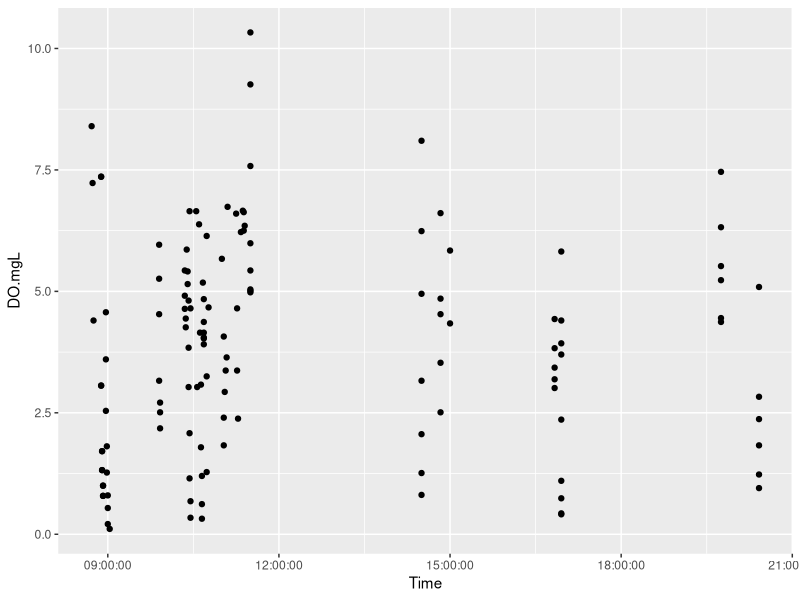
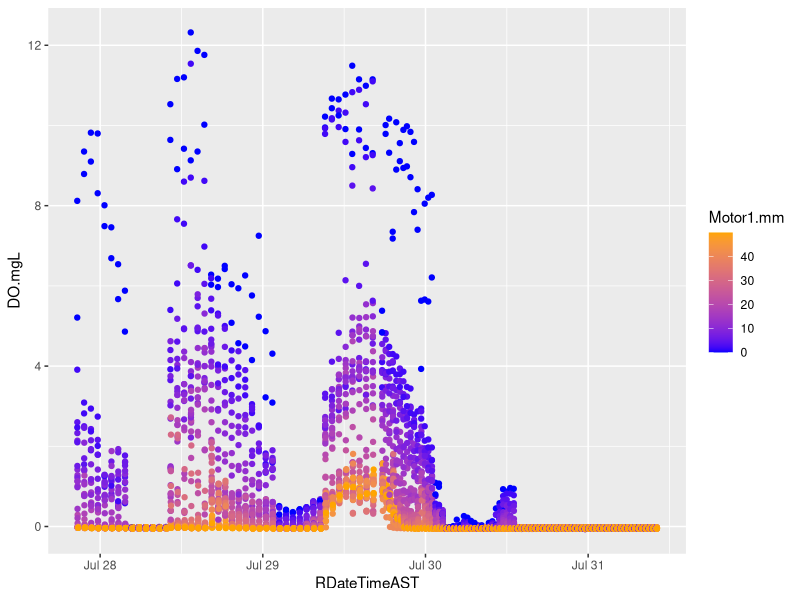
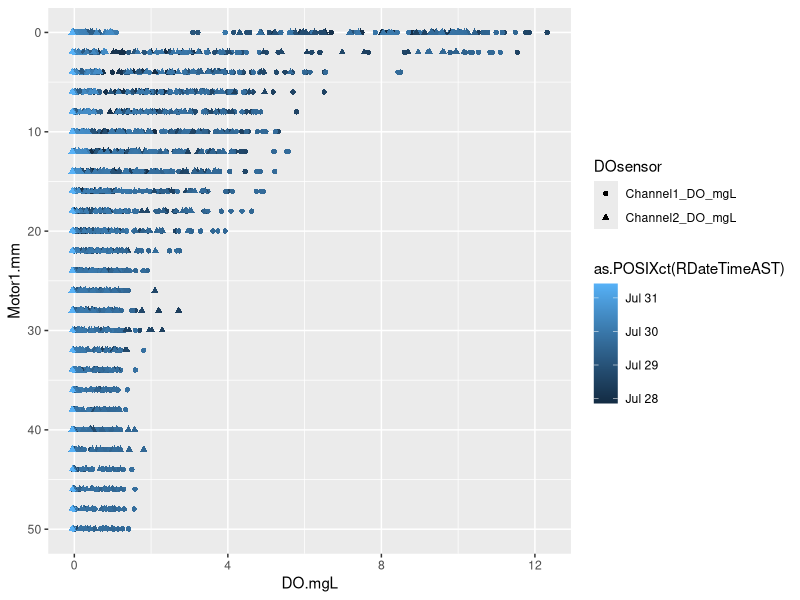
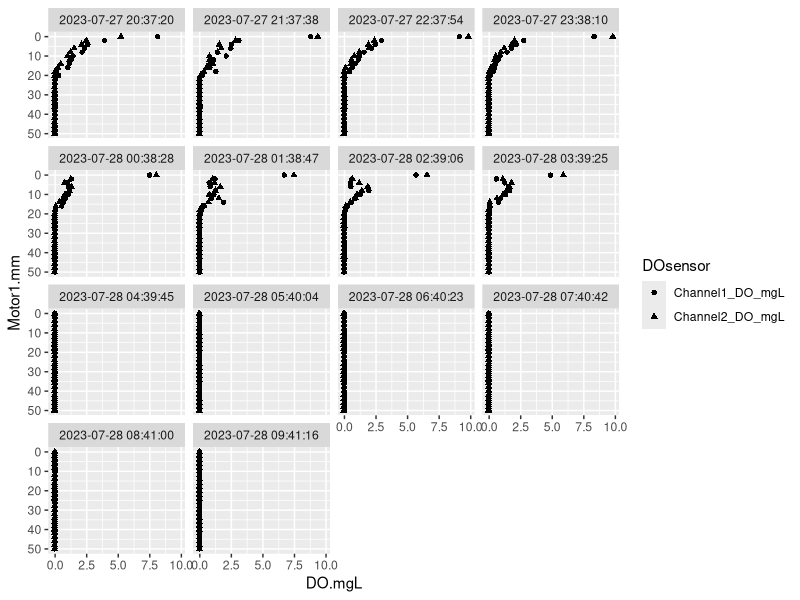
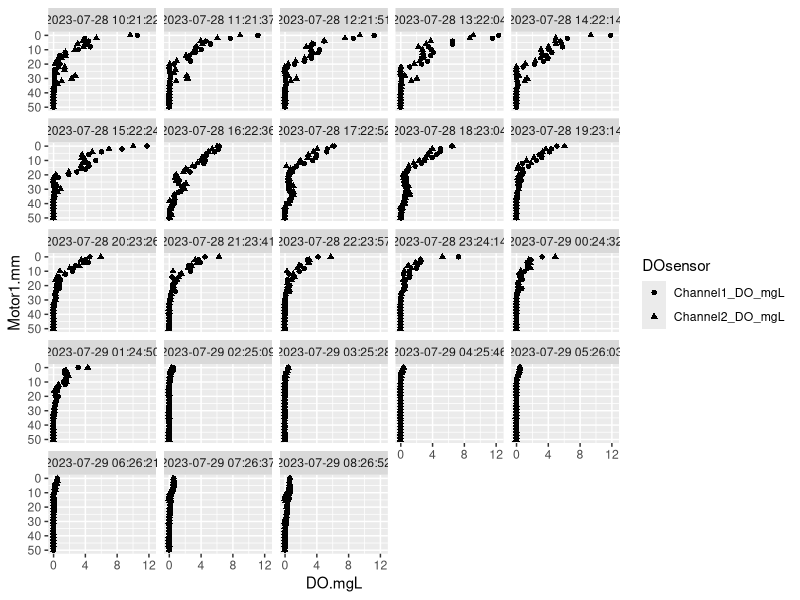
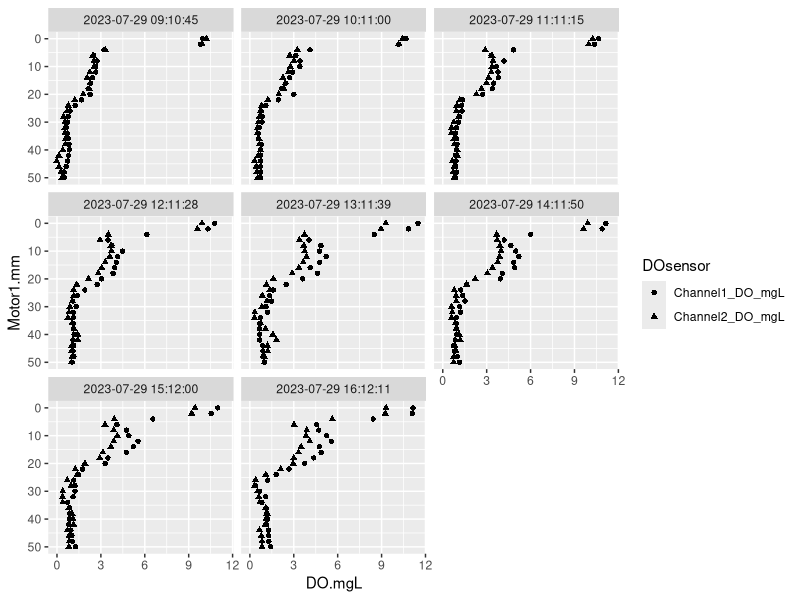
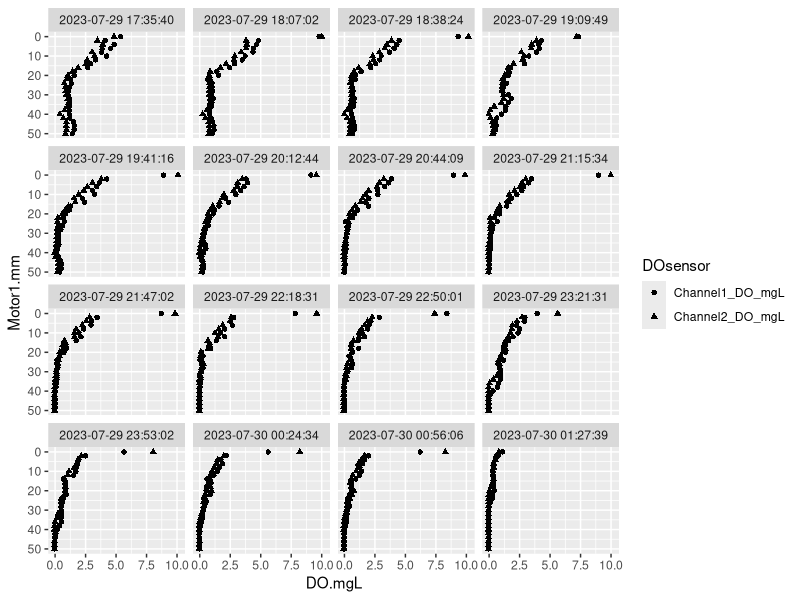
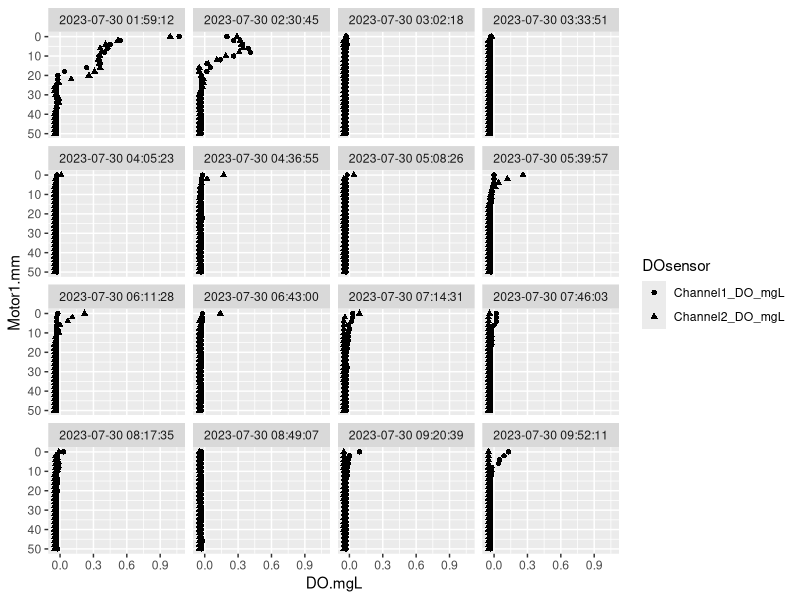

The R source for these figures, in order:
## ---- chunk 1
library(stringr)
library(ggplot2)
library(dplyr)
library(lubridate)
library(tidyr) 
library(hms)
## ---- chunk 2
#Each Raw data file corresponds to one sequence programmed and run
rawDO1<-read.table("Data/Microelectrode profile data/28072023002440_TFS_PhIr_5cmdepth_2mm_365/28072023002440_data.txt", sep="\t", header = TRUE)
rawDO2<-read.table("Data/Microelectrode profile data/28072023003700_TFS_PhIr_5cm_1hr_diurnal_368/28072023003700_data.txt", sep="\t", header = TRUE)
rawDO3<-read.table("Data/Microelectrode profile data/28072023142101_TFS_PhIr_5cm_1hr_diurnal_370/28072023142101_data.txt", sep="\t", header = TRUE)
rawDO4<-read.table("Data/Microelectrode profile data/29072023131024_TFS_PhIr_5cm_1hr_diurnal_371/29072023131024_data.txt", sep="\t", header = TRUE)
rawDO5<-read.table("Data/Microelectrode profile data/29072023213519_TFS_PhIr_5cm_30min_2d_374/29072023213519_data.txt", sep="\t", header = TRUE)

#Adding the file name for each set of raw data in the "file" column
rawDO1$file<-"28072023002440_data.txt"
rawDO2$file<-"28072023003700_data.txt"
rawDO3$file<-"28072023142101_data.txt"
rawDO4$file<-"29072023131024_data.txt"
rawDO5$file<-"29072023213519_data.txt"

#Adding the program name corresponding to each sequence run in the "program" column
rawDO1$program<-"28072023002440_TFS_PhIr_5cmdepth_2mm_365"
rawDO2$program<-"28072023003700_TFS_PhIr_5cm_1hr_diurnal_368"
rawDO3$program<-"28072023142101_TFS_PhIr_5cm_1hr_diurnal_370"
rawDO4$program<-"29072023131024_TFS_PhIr_5cm_1hr_diurnal_371"
rawDO5$program<-"29072023213519_TFS_PhIr_5cm_30min_2d_374"

#merging the five raw data files together using rbind into a new data frame called microDOraw
microDOraw<-rbind(rawDO1, rawDO2)
microDOraw<-rbind(microDOraw, rawDO3)
microDOraw<-rbind(microDOraw, rawDO4)
microDOraw<-rbind(microDOraw, rawDO5)

#Keeping only relevant columns
microDOraw<-microDOraw %>%
  select(Time, Channel.1..mV., Channel.2..mV., Channel.1_cal..µmol.L., Channel.2_cal..µmol.L., Motor.1..mm., Motor.2..mm., GroupId, file, program)

#renaming columns to get rid of annoying extra punctuations
names(microDOraw)[names(microDOraw)=="Channel.1..mV."]<-"Channel1_mV"
names(microDOraw)[names(microDOraw)=="Channel.2..mV."]<-"Channel2_mV"
names(microDOraw)[names(microDOraw)=="Channel.1_cal..µmol.L."]<-"Channel1_DO_mgL"
names(microDOraw)[names(microDOraw)=="Channel.2_cal..µmol.L."]<-"Channel2_DO_mgL"
names(microDOraw)[names(microDOraw)=="Motor.1..mm."]<-"Motor1.mm"
names(microDOraw)[names(microDOraw)=="Motor.2..mm."]<-"Motor2.mm"

#the Time column contains date and time. Code below splits into a Date and Time column. new column with only time is named Time2
microDOraw[c("Date", "Time2")]<-str_split_fixed(microDOraw$Time, " ", 2)

#telling R to format the date as a date in a new column called RDate
microDOraw$RDate<-as.POSIXct(microDOraw$Date, format="%d%m%Y")

#telling R to format original Time column as a date time in eastern daylight time in new column called RDateTimeEDT
microDOraw$RDateTimeEDT<-as.POSIXct(microDOraw$Time, format="%d%m%Y %H%M%S")

#Converting time to AlaskaTime in new column called RDateTimeAST
microDOraw$RDateTimeAST<-as.POSIXct(microDOraw$RDateTimeEDT-hours(4))

#gathering data from the 2 DO sensors into a a single column, creating a new data frame called micro DO to use for most data processing and analysis from here on out.
microDO<-microDOraw %>%
  #selecting only the relevant columns
  select(Time, Channel1_DO_mgL, Channel2_DO_mgL, Motor1.mm, Motor2.mm, program, RDateTimeEDT, RDateTimeAST) %>%
  #gathering the 2 DO sensors into a single column
  gather(key="DOsensor", value="DO.mgL", Channel1_DO_mgL:Channel2_DO_mgL)

###Omitting data from first program from data being used
microDO<-microDO%>%
  filter(program!="28072023002440_TFS_PhIr_5cmdepth_2mm_365")

###Giving each profile a unique name
#Each profile in all four of the programs has 26 points, which makes things easier
#https://stackoverflow.com/questions/32078578/how-to-group-by-every-7-rows-and-aggregate-those-7-values-by-median
#theData$seven_day_index <- c(0, rep(1:(nrow(theData)-1)%/%7))

microDO$ProfIndex <- c(0, rep(1:(nrow(microDO)-1)%/%26) )
#I don't know how this works but it does!

##Name each profile with the date and time stamp of the first data point
#https://stackoverflow.com/questions/69375473/r-how-to-replace-all-rows-in-a-group-with-a-value-from-first-row-in-a-df
#First() function in dplyr gets the first value in each, then adding in the sensor name
microDO<-microDO %>%
  group_by(ProfIndex) %>%
  mutate(ProfileID = paste(first(Time), DOsensor))

#also make one with just time time for co-graphing profiles taken at the same time
microDO<-microDO %>%
  group_by(ProfIndex) %>%
  mutate(ProfileIDTime = first(Time) )

#and make a new column that is the start Date Time
microDO<-microDO %>%
  group_by(ProfIndex) %>%
  mutate(ProfileStart = first(as.POSIXct(RDateTimeAST)) )

#making a new column with just the Time of start Date Time
microDO$RProfileStartTime<-as_hms(microDO$ProfileStart)

#making a column of just times using the as_hms() function in the hms package
microDO$RTime<-as_hms(microDO$RDateTimeAST)
#making a column of just date for faceting by date in graphs
microDO$RDate<-as_date(microDO$RDateTimeAST)

#Make a column that's the hour w/o minutes and seconds that a profile was taken, which will help with graphing later
#Found example here: https://stackoverflow.com/questions/16444242/rounding-times-to-the-nearest-hour-in-r
#floor_date() from lubridate package takes a date-time object and rounds it down to the nearest boundary of the specified time unit.
microDO$RHour<-as.numeric(format(floor_date(microDO$RDateTimeAST, unit="hours"), format="%H"))

##Making a column that's date as a factor for graphing later

microDO$Date<-as.factor(microDO$RDate)
## ---- chunk 3
#Reading in Dissolved oxygen concentrations measured with hand-held Presens FibOx cable
FiboxDOraw<-read.csv("Data/PhIr2023_DissolvedOxygenMeasurements.csv")

#Removing ghost rows by omitting anything with DO is na becuase every row should have a DO value
FiboxDOraw<-FiboxDOraw %>%
  filter(!is.na(DO.mgL))

#where were these data collected? location coordinates are in FiboxDOLoc.csv
##Added coordinates manually to FiboxDOLoc.csv.  Coordinates in FiboxDOLoc.csv are approximate. For more specific locations, see hand-drawn maps in field notes, which are also annotated in 2023July_DOCampaign_Notes.pptx . More accurate coordinates could be determined using the 2021 RTK coordinates, high-resolution georeferenced aerial imagery than what’s available on Google Earth, and field notes maps.

##Getting Dates & Times in order
#Making a DateTime field 
FiboxDOraw$RDate<-as.POSIXct(FiboxDOraw$Date, format="%d-%b-%y")
#Pasting Date and Time together to make a DateTime column
FiboxDOraw$DateTime<-paste(FiboxDOraw$RDate, FiboxDOraw$Time)
#telling R that it's a Date Tiem using as.POSIXct
FiboxDOraw$RDateTime<- as.POSIXct (FiboxDOraw$DateTime, format="%Y-%m-%d %H:%M")

#omitting data point from July 31 with unclear depth note in field notes (under depth says "multiplex..." for some reason)

FiboxDO<-FiboxDOraw %>%
  filter(!is.na(as.numeric(Depth.cm)))

##Telling R which ones should be numeric that aren't
FiboxDO$Depth.cm<-as.numeric(FiboxDO$Depth.cm)
FiboxDO$Temp.degC<-as.numeric(FiboxDO$Temp.degC)

##Making an Area Site column
FiboxDO$AreaSite<-paste(FiboxDO$Area,FiboxDO$Site)

##make a column with only time of day
# starting with this as a resource 
##https://r4ds.hadley.nz/datetimes.html
##the above website says: "In this chapter we are going to focus on dates and date-times as R doesn’t have a native class for storing times. If you need one, you can use the hms package."
##So, using the hms package: https://hms.tidyverse.org/

FiboxDO$Time<-as_hms(FiboxDO$RDateTime)
#Testing to see if it worked and how it graphs
ggplot(FiboxDO, aes(x=Time, y=DO.mgL))+
  geom_point()
#Looks like it worked! yay.
## ---- chunk 4
##Summarizing DO in top 10 cm of surface water
FiboxDO.surf<-FiboxDO %>%
  filter(Depth.cm < 10) 
summary(FiboxDO.surf)
## ---- chunk 5
#all of the data except the first program
microDO %>%
  filter(program!= "28072023002440_TFS_PhIr_5cmdepth_2mm_365" ) %>%
ggplot( aes(x=RDateTimeAST, y=DO.mgL, color=Motor1.mm) ) +
  geom_point()+
  scale_color_gradient(low="blue", high="orange")

## ---- chunk 6
ggplot(microDO, aes(x=DO.mgL, y=Motor1.mm, color=as.POSIXct(RDateTimeAST), shape=DOsensor))+
  geom_point()+
  scale_y_reverse()
## ---- chunk 7
microDO%>%
  filter(program=="28072023003700_TFS_PhIr_5cm_1hr_diurnal_368") %>%
  ggplot(aes(x=DO.mgL, y=Motor1.mm, shape=DOsensor))+
  geom_point()+
  scale_y_reverse()+
  facet_wrap(~ProfileStart)
## ---- chunk 8
microDO%>%
  filter(program=="28072023142101_TFS_PhIr_5cm_1hr_diurnal_370") %>%
  ggplot(aes(x=DO.mgL, y=Motor1.mm, shape=DOsensor))+
  geom_point()+
  scale_y_reverse()+
  facet_wrap(~ProfileStart)
## ---- chunk 9
microDO%>%
  filter(program=="29072023131024_TFS_PhIr_5cm_1hr_diurnal_371") %>%
  ggplot(aes(x=DO.mgL, y=Motor1.mm, shape=DOsensor))+
  geom_point()+
  scale_y_reverse()+
  facet_wrap(~ProfileStart)
## ---- chunk 10
##getting a list of all the profile start date times
microDO4<-microDO%>%
  filter(program== "29072023213519_TFS_PhIr_5cm_30min_2d_374")
unique(microDO4$ProfileStart)
length(unique(microDO4$ProfileStart))

#plotting profiles in groups of 16

microDO%>%
  filter(program== "29072023213519_TFS_PhIr_5cm_30min_2d_374") %>%
  filter(RDateTimeAST<as.POSIXct("2023-07-30 01:50")) %>%
  ggplot(aes(x=DO.mgL, y=Motor1.mm, shape=DOsensor))+
  geom_point()+
  scale_y_reverse()+
  facet_wrap(~ProfileStart)

microDO%>%
  filter(program== "29072023213519_TFS_PhIr_5cm_30min_2d_374") %>%
  filter(RDateTimeAST>as.POSIXct("2023-07-30 01:50") & RDateTimeAST<as.POSIXct("2023-07-30 10:20" )) %>%
  ggplot(aes(x=DO.mgL, y=Motor1.mm, shape=DOsensor))+
  geom_point()+
  scale_y_reverse()+
  facet_wrap(~ProfileStart)

microDO%>%
  filter(program== "29072023213519_TFS_PhIr_5cm_30min_2d_374") %>%
  filter(RDateTimeAST>as.POSIXct("2023-07-30 10:20") & RDateTimeAST<as.POSIXct("2023-07-30 18:40" )) %>%
  ggplot(aes(x=DO.mgL, y=Motor1.mm, shape=DOsensor))+
  geom_point()+
  scale_y_reverse()+
  facet_wrap(~ProfileStart)

##Looks like the motor goofed after the 2023-7-30 13:01 profiles 

microDO%>%
  filter(program== "29072023213519_TFS_PhIr_5cm_30min_2d_374") %>%
  filter(RDateTimeAST>as.POSIXct("2023-07-30 18:40") & RDateTimeAST<as.POSIXct("2023-07-31 3:10" )) %>%
  ggplot(aes(x=DO.mgL, y=Motor1.mm, shape=DOsensor))+
  geom_point()+
  scale_y_reverse()+
  facet_wrap(~ProfileStart)

microDO%>%
  filter(program== "29072023213519_TFS_PhIr_5cm_30min_2d_374") %>%
  filter(RDateTimeAST>as.POSIXct("2023-07-31 3:10")) %>%
  ggplot(aes(x=DO.mgL, y=Motor1.mm, shape=DOsensor))+
  geom_point()+
  scale_y_reverse()+
  facet_wrap(~ProfileStart)



## ---- chunk 11
ggplot(microDO, aes(x=DO.mgL, y=Motor1.mm, color=as.numeric(RProfileStartTime), shape=DOsensor))+
  geom_point()+
  scale_y_reverse()+
  facet_wrap(~RDate)
## ---- chunk 12
microDO %>%
  filter(RDate==as.POSIXct("2023-07-29"))%>%
  ggplot(aes(x=DO.mgL, y=Motor1.mm))+
  geom_point()+
  scale_y_reverse() +
  facet_wrap(~RProfileStartTime)

##Next step: make a column rounding to the start hour so I can make a grid of day by time. Later, chnage the label of each plot to the actual start time.


ggplot(microDO, aes(x=DO.mgL, y=Motor1.mm))+
  geom_point(size=0.1)+
  scale_y_reverse() +
  facet_grid(rows=vars(RDate), cols=vars(RHour))+
  theme_light()+
  theme(text=element_text(size=8))+
 labs(x="DO (mg/L)", y= "Depth (mm)")
ggsave("Figures/AllDOProfiles.png", width=10, height=3, units="in")
## ---- chunk 13

##Loooking at all the profiles from July 29, 2023
microDO %>%
  filter(RDate==as.POSIXct("2023-07-29"))%>%
  ggplot(aes(x=DO.mgL, y=Motor1.mm))+
  geom_point()+
  scale_y_reverse() +
  facet_wrap(~ProfIndex)
##Proflie number 44 looks cool
##Let's try to figure out how to draw teh graph we want with just that one

microDO_Prof44 <- microDO %>%
  filter(ProfIndex==44)
summary(microDO_Prof44)

ggplot(microDO_Prof44, aes(x=DO.mgL, y=Motor1.mm))+
  geom_point()+
    scale_y_reverse()+
geom_line()

#Geom_line() connects by order of x axis

ggplot(microDO_Prof44, aes(x=DO.mgL, y=Motor1.mm))+
  geom_point()+
    scale_y_reverse()+
    geom_path()
#geom_path connects by order of the data

#OK geom_path is what I want
## ---- chunk 14
#this is a helpful resource for the color I chose and other ggplot things: https://ggplot2-book.org/scales-colour#sec-colour-continuous
#another helpful resource: https://www.datanovia.com/en/blog/ggplot-legend-title-position-and-labels/#change-legend-title

ggplot(microDO, aes(x=DO.mgL, y=Motor1.mm, color=as.numeric(RProfileStartTime),group=ProfIndex))+
  theme_light()+
  geom_point(size=0.1)+
    scale_color_viridis_c(limits=c(0,86400),
                          breaks=c(0,21600, 43200,64800,86400),
                    labels=c("Midnight","06:00","Noon","18:00","Midnight"))+
    #making sure the color is full 24 hours, there are 86400 seconds in 24 hours
  geom_path()+
  scale_y_reverse()+
  theme(text=element_text(size=10),
        legend.position = c(0.9,0.1),
        legend.justification = c(1,0))+
 labs(x="DO (mg/L)", y= "Depth (mm)", color="Time")+
     theme(text=element_text(size=15))
ggsave("Figures/MicroDOByTime.png", width=5, height=6)

## ---- chunk 15
ggplot(microDO, aes(x=DO.mgL, y=Motor1.mm, color=as.numeric(RProfileStartTime),group=ProfIndex))+
  theme_light()+
  geom_point(size=0.1)+
    scale_color_viridis_c(limits=c(0,86400),
                          breaks=c(0,21600, 43200,64800,86400),
                    labels=c("Midnight","06:00","Noon","18:00","Midnight"))+
    #making sure the color is full 24 hours, there are 86400 seconds in 24 hours
  geom_path()+
  scale_y_reverse()+
  theme(text=element_text(size=10),
        legend.position = c(1,0),
        legend.justification = c(1,0))+
 labs(x="DO (mg/L)", y= "Depth (mm)", color="Time")+
     theme(text=element_text(size=15))+
  facet_grid(~Date)
ggsave("Figures/MicroDOByTimeDateFacet.png", width=9, height=6)

## ---- chunk 16
ggplot(FiboxDO, aes(x=DO.mgL, y=Depth.cm, color=RDateTime, shape=AreaSite))+
  geom_point()+
   theme_light()+
  scale_y_reverse()+
   theme(text=element_text(size=15))+
  scale_shape_discrete(name="Non-Acidic Site", labels = c("Hydric", "Mesic"))+
 labs(x="Dissolved Oxygen (mg/L)", y= "Depth (cm)", color="Date Time")
ggsave("Figures/PresenseDO.Date.Site.png", width=6, height = 4)
## ---- chunk 17
ggplot(FiboxDO, aes(x=DO.mgL, y=Depth.cm, shape=AreaSite))+
  geom_point()+
   theme_light()+
  scale_y_reverse()+
   theme(text=element_text(size=15))+
  scale_shape_discrete(name="Non-Acidic Site", labels = c("Hydric", "Mesic"))+
 labs(x="Dissolved Oxygen (mg/L)", y= "Depth (cm)")
ggsave("Figures/PresenseDO.Site.png", width=6, height = 4)
## ---- chunk 18
ggplot(FiboxDO, aes(x=DO.mgL, y=Depth.cm))+
  geom_point()+
   theme_light()+
  scale_y_reverse()+
   theme(text=element_text(size=15))+
 labs(x="Dissolved Oxygen (mg/L)", y= "Depth (cm)")
ggsave("Figures/PresenseDO.png", width=5, height = 4)
## ---- chunk 19
ggplot(FiboxDO, aes(x=DO.mgL, y=Depth.cm))+
  geom_point()+
  theme(legend.position = "bottom", panel.grid.major = element_blank(), panel.grid.minor = element_blank(),panel.background = element_blank(), panel.border = element_rect(color="gray",size=0.25, fill = NA), axis.title = element_text(size = 16), axis.text = element_text(size = 16))+
  scale_y_reverse()+
 labs(x="Dissolved Oxygen (mg/L)", y= "Depth (cm)")
ggsave("Figures/RooneyeaPresenseDO.png", width=3.25, height = 4.5)
## ---- chunk 20
ggplot(FiboxDO, aes(x=DO.mgL, y=Depth.cm, shape=AreaSite))+
  geom_point()+
    scale_y_reverse()+
  theme(panel.grid.major = element_blank(), panel.grid.minor = element_blank(),panel.background = element_blank(), panel.border = element_rect(color="gray",size=0.25, fill = NA), axis.title = element_text(size = 16), axis.text = element_text(size = 16),
         legend.position = c(0.9,0.1),
        legend.justification = c(1,0)
        )+
  scale_shape_discrete(name="Non-Acidic Site", labels = c("Hydric", "Mesic"))+
 labs(x="Dissolved Oxygen (mg/L)", y= "Depth (cm)")
ggsave("Figures/RooneyeaPresenseDO.Site.png", width=3.25, height = 4.5)
## ---- chunk 21
ggplot(FiboxDO, aes(x=DO.mgL, y=Depth.cm, color=RDateTime, shape=AreaSite))+
  geom_point()+
   theme_light()+
  scale_y_reverse()+
  theme(panel.grid.major = element_blank(), panel.grid.minor = element_blank(),panel.background = element_blank(), panel.border = element_rect(color="gray",size=0.25, fill = NA), axis.title = element_text(size = 16), axis.text = element_text(size = 16),
         legend.position = c(0.9,0.1),
        legend.justification = c(1,0)
        )+
  scale_shape_discrete(name="Non-Acidic Site", labels = c("Hydric", "Mesic"))+
 labs(x="Dissolved Oxygen (mg/L)", y= "Depth (cm)", color="Date Time")
ggsave("Figures/RoonyeaPresenseDO.Date.Site.png", width=3.25, height = 4.5)
## ---- chunk 22
ggplot(FiboxDO, aes(x=DO.mgL, y=Depth.cm, color=RDateTime))+
  geom_point()+
   theme_light()+
  scale_y_reverse()+
  theme(panel.grid.major = element_blank(), panel.grid.minor = element_blank(),panel.background = element_blank(), panel.border = element_rect(color="gray",size=0.25, fill = NA), axis.title = element_text(size = 16), axis.text = element_text(size = 16),
         legend.position = c(0.9,0.1),
        legend.justification = c(1,0)
        )+
 labs(x="Dissolved Oxygen (mg/L)", y= "Depth (cm)", color="Date Time")
ggsave("Figures/RoonyeaPresenseDO.Date.png", width=3.25, height = 4.5)
## ---- chunk 23
ggplot(FiboxDO, aes(x=DO.mgL, y=Depth.cm, color=as.POSIXct(Time), shape=AreaSite))+
  geom_point()+
  scale_y_reverse()+
   theme_light()+
  scale_colour_gradient2(low="black", mid="yellow", high = "blue" )
## ---- chunk 24
ggplot(FiboxDO, aes(x=DO.mgL, y=Depth.cm, color=as.POSIXct(Time), shape=AreaSite))+
  geom_point()+
  scale_y_reverse()+
   theme_light()+
  scale_colour_gradient2(low="black", mid="yellow", high = "blue" )+
  facet_wrap(~O2.Location.Code)
